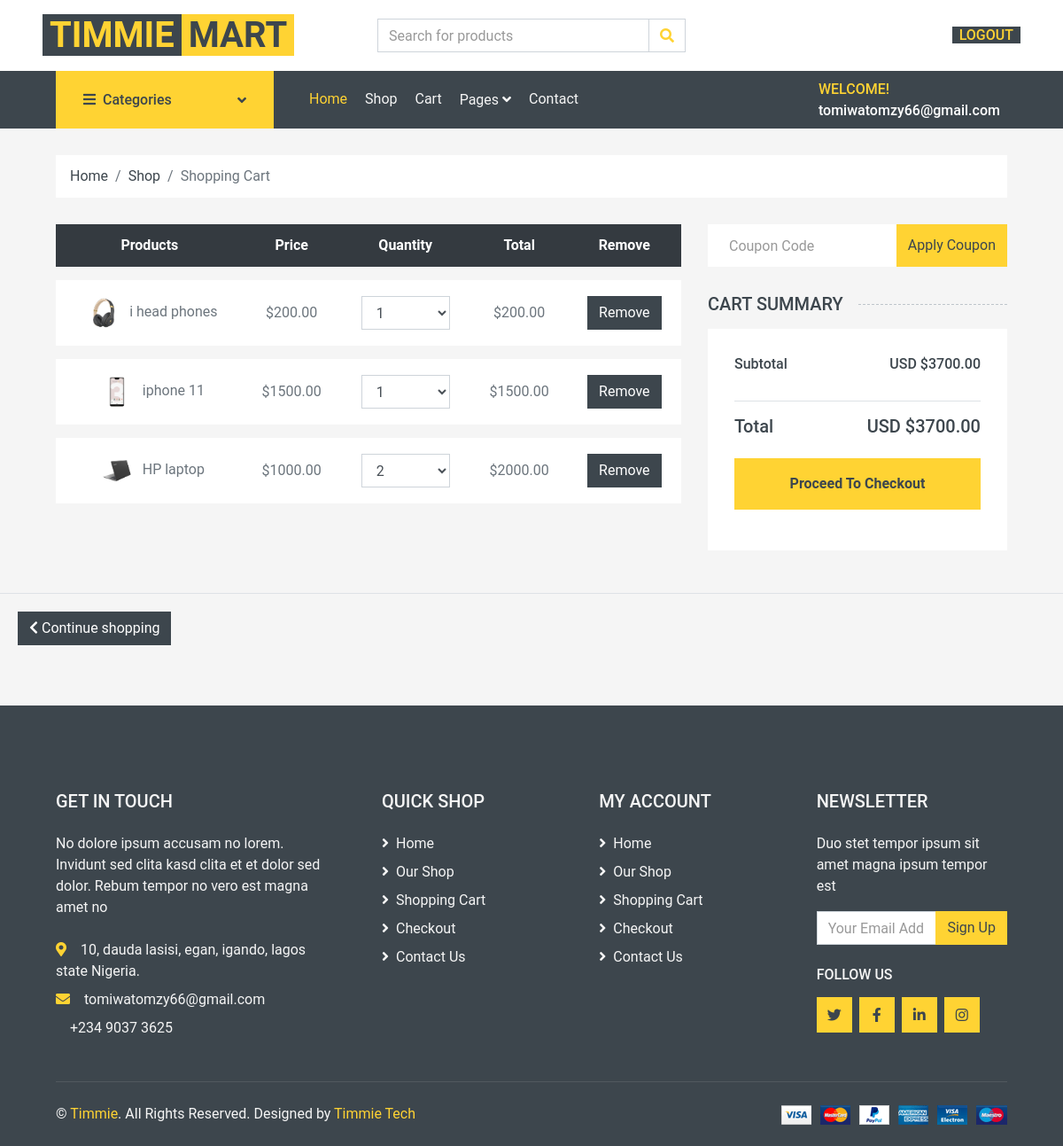
Screenshot of /accounts/cart/ (signed in) with the database file from the repository.
### accounts/models.py (models this page shows, shortened)
class CartItem(models.Model):
    user = models.ForeignKey(User,
                             on_delete=models.CASCADE)
    ordered = models.BooleanField(default=False)
    product = models.ForeignKey(Product, on_delete=models.CASCADE)
    quantity = models.IntegerField(default=1)
    def get_total_item_price(self):
        return self.quantity * self.product.price
    def get_final_price(self):
        return self.get_total_item_price()

class Cart(models.Model):
    user = models.ForeignKey(User, on_delete=models.CASCADE)
    items = models.ManyToManyField(CartItem)
    ordered = models.BooleanField(default=False)
    def get_total(self):
        total = 0
        for tom in self.items.all():
            total += tom.get_final_price()
        return total

### products/models.py (models this page shows, shortened)
class Product(BaseModel):
    product_name = models.CharField(max_length=100)
    slug = models.SlugField(unique=True, null = True, blank = True)
    category = models.ForeignKey(Category,  on_delete=models.CASCADE, related_name='products')
    price = models.IntegerField()
    discount_price = models.IntegerField(null= True, blank=True)
    product_description = models.TextField()
    color_variant = models.ManyToManyField(ColorVariant , blank=True)
    size_variant = models.ManyToManyField(SizeVariant , blank=True)
    featured =models.BooleanField(null= True, blank=True)
    recent_products =models.BooleanField(null= True, blank=True)
    special_offer =models.BooleanField(null= True, blank=True)
    active = models.BooleanField(default=True)

class ProductImage(BaseModel):
    product = models.ForeignKey(Product, on_delete=models.CASCADE, related_name='product_images')
    image = models.ImageField(upload_to='product')

### accounts/views.py (the view)
# urls.py: path('accounts/cart/', views.cart, name='cart'),
@login_required(login_url='login')
def cart(request):
    try:
            cart = Cart.objects.get(user=request.user, ordered=False)
            context = {
                 'object': cart
             }
            return render(request, 'cart.html', context)
    except ObjectDoesNotExist:
            messages.warning(request, "You do not have an active order")
            return redirect("/")

### templates/cart.html (shortened to what this page needs)
{% extends 'base.html' %}
{% block start %}
    <div class="container-fluid">
        <div class="row px-xl-5">
            <div class="col-12">
                <nav class="breadcrumb bg-light mb-30">
                    <a class="breadcrumb-item text-dark" href="/">Home</a>
                    <a class="breadcrumb-item text-dark" href="{% url 'shop'%}">Shop</a>
                    <span class="breadcrumb-item active">Shopping Cart</span>
                </nav>
            </div>
        </div>
    </div>
    <div class="container-fluid">
        <div class="row px-xl-5">
            <div class="col-lg-8 table-responsive mb-5">
                <table class="table table-light table-borderless table-hover text-center mb-0">
                    <thead class="thead-dark">
                        <tr>
                            <th>Products</th>
                            <th>Price</th>
                            <th>Quantity</th>
                            <th>Total</th>
                            <th>Remove</th>
                        </tr>
                    </thead>
                    <tbody class="align-middle">
                        {% for tom in object.items.all %}
                        <tr>
                            <td class="align-middle"><a class="h6 text-decoration-none text-truncate" href="{% url 'detail' tom.product.slug %}"><img src="/media/{{tom.product.product_images.first.image}}" alt="" style="width: 50px;"></a> {{tom.product.product_name}}</td>
                            <td class="align-middle">${{tom.product.price}}.00</td>
                            <td class="align-middle">
                                <div class="input-group quantity mx-auto" style="width: 100px;">
                                    <select class="form-control">
                                        <option>{{tom.quantity}}</option>
                                    </select>
                                </div>
                            </td>
                            <td class="align-middle">${{tom.get_total_item_price }}.00</td>
                            <td class="align-middle">  <a href="{% url 'remove_from_cart_item' tom.product.slug %}" class="btn btn-dark"> Remove</a></td>
                        </tr>
                        {% endfor %}
                    </tbody>
                </table>
            </div>
            <div class="col-lg-4">
                <form class="mb-30" action="">
                    <div class="input-group">
                        <input type="text" class="form-control border-0 p-4" placeholder="Coupon Code">
                        <div class="input-group-append">
                            <button class="btn btn-primary">Apply Coupon</button>
                        </div>
                    </div>
                </form>
                <h5 class="section-title position-relative text-uppercase mb-3"><span class="bg-secondary pr-3">Cart Summary</span></h5>
                <div class="bg-light p-30 mb-5">
                    <div class="border-bottom pb-2">
                        <div class="d-flex justify-content-between mb-3">
                            <h6>Subtotal</h6>
                            <h6>USD ${{object.get_total}}.00</h6>
                        </div>
                    </div>
                    <div class="pt-2">
                        <div class="d-flex justify-content-between mt-2">
                            <h5>Total</h5>
                            <h5>USD ${{object.get_total}}.00</h5>
                        </div>
                        <a href= "{% url 'checkout' %}"
                        <button class="btn btn-block btn-primary font-weight-bold my-3 py-3">Proceed To Checkout</button></a>
                    </div>
                </div>
            </div>
        </div>
    </div>
    <div class="card-body border-top">
        <a href="{% url 'shop' %}" class="btn btn-dark"> <i class="fa fa-chevron-left"></i> Continue shopping </a>
    </div>
{% endblock start %}

### templates/base.html (shortened to what this page needs)
<!DOCTYPE html>
<html lang="en">
<head>
    <link href="/media/https://cdnjs.cloudflare.com/ajax/libs/font-awesome/5.10.0/css/all.min.css" rel="stylesheet">
    <link href="/media/lib/animate/animate.min.css" rel="stylesheet">
    <link href="/media/lib/owlcarousel/assets/owl.carousel.min.css" rel="stylesheet">
    <link href="/media/css/style.css" rel="stylesheet">
</head>
<body>
        <div class="row align-items-center bg-light py-3 px-xl-5 d-none d-lg-flex">
            <div class="col-lg-4">
                <a href="" class="text-decoration-none">
                    <span class="h1 text-uppercase text-primary bg-dark px-2">Timmie</span>
                    <span class="h1 text-uppercase text-dark bg-primary px-2 ml-n1">Mart</span>
                </a>
            </div>
            <div class="col-lg-4 col-6 text-left">
                <form action="">
                    <div class="input-group">
                        <input type="text" class="form-control" placeholder="Search for products">
                        <div class="input-group-append">
                            <span class="input-group-text bg-transparent text-primary">
                                <i class="fa fa-search"></i>
                            </span>
                        </div>
                    </div>
                </form>
            </div>
            <div class="col-lg-4 col-6 text-right">
                {% if user.is_authenticated %}
		<a href="{% url 'logout' %}">
        <span class="h6 text-uppercase text-primary bg-dark px-2">Logout</span></a>
				{% endif %}
            </div>
        </div>
    <div class="container-fluid bg-dark mb-30">
        <div class="row px-xl-5">
            <div class="col-lg-3 d-none d-lg-block">
                <a class="btn d-flex align-items-center justify-content-between bg-primary w-100" data-toggle="collapse" href="#navbar-vertical" style="height: 65px; padding: 0 30px;">
                    <h6 class="text-dark m-0"><i class="fa fa-bars mr-2"></i>Categories</h6>
                    <i class="fa fa-angle-down text-dark"></i>
                </a>
            </div>
            <div class="col-lg-9">
                <nav class="navbar navbar-expand-lg bg-dark navbar-dark py-3 py-lg-0 px-0">
                    <div class="collapse navbar-collapse justify-content-between" id="navbarCollapse">
                        <div class="navbar-nav mr-auto py-0">
                            <a href="/" class="nav-item nav-link active">Home</a>
                            <a href="{% url 'shop'%}" class="nav-item nav-link">Shop</a>
                            <a href="{% url 'cart'%}" class="nav-item nav-link">Cart</a>
                            <div class="nav-item dropdown">
                                <a href="#" class="nav-link dropdown-toggle" data-toggle="dropdown">Pages <i class="fa fa-angle-down mt-1"></i></a>
                            </div>
                            <a href="contact.html" class="nav-item nav-link">Contact</a>
                        </div>
                        <div class="text">
                            {% if user.is_authenticated %}
							<span class="h6 text-uppercase text-primary bg-dark px-2">Welcome!</span>
							<div>
								<span class="h6 text-lowercase text-light bg-dark px-2"<b>{{user.username}}</b></span>
							</div>
                        {% endif %}
                    </div>
                </nav>
            </div>
        </div>
    </div>
    {% block start %}
    {% endblock %}
    <div class="container-fluid bg-dark text-secondary mt-5 pt-5">
        <div class="row px-xl-5 pt-5">
            <div class="col-lg-4 col-md-12 mb-5 pr-3 pr-xl-5">
                <h5 class="text-secondary text-uppercase mb-4">Get In Touch</h5>
                <p class="mb-4">No dolore ipsum accusam no lorem. Invidunt sed clita kasd clita et et dolor sed dolor. Rebum tempor no vero est magna amet no</p>
                <p class="mb-2"><i class="fa fa-map-marker-alt text-primary mr-3"></i>10, dauda lasisi, egan, igando, lagos state Nigeria.</p>
                <p class="mb-2"><i class="fa fa-envelope text-primary mr-3"></i>tomiwatomzy66@gmail.com</p>
                <p class="mb-0">+234 9037 3625</p>
            </div>
            <div class="col-lg-8 col-md-12">
                <div class="row">
                    <div class="col-md-4 mb-5">
                        <h5 class="text-secondary text-uppercase mb-4">Quick Shop</h5>
                        <div class="d-flex flex-column justify-content-start">
                            <a class="text-secondary mb-2" href="/"><i class="fa fa-angle-right mr-2"></i>Home</a>
                            <a class="text-secondary mb-2" href="{% url 'shop'%}"><i class="fa fa-angle-right mr-2"></i>Our Shop</a>
                            <a class="text-secondary mb-2" href="#"><i class="fa fa-angle-right mr-2"></i>Shopping Cart</a>
                            <a class="text-secondary mb-2" href="#"><i class="fa fa-angle-right mr-2"></i>Checkout</a>
                            <a class="text-secondary" href="#"><i class="fa fa-angle-right mr-2"></i>Contact Us</a>
                        </div>
                    </div>
                    <div class="col-md-4 mb-5">
                        <h5 class="text-secondary text-uppercase mb-4">My Account</h5>
                        <div class="d-flex flex-column justify-content-start">
                            <a class="text-secondary mb-2" href="/"><i class="fa fa-angle-right mr-2"></i>Home</a>
                            <a class="text-secondary mb-2" href="{% url 'shop'%}"><i class="fa fa-angle-right mr-2"></i>Our Shop</a>
                            <a class="text-secondary mb-2" href="#"><i class="fa fa-angle-right mr-2"></i>Shopping Cart</a>
                            <a class="text-secondary mb-2" href="#"><i class="fa fa-angle-right mr-2"></i>Checkout</a>
                            <a class="text-secondary" href="#"><i class="fa fa-angle-right mr-2"></i>Contact Us</a>
                        </div>
                    </div>
                    <div class="col-md-4 mb-5">
                        <h5 class="text-secondary text-uppercase mb-4">Newsletter</h5>
                        <p>Duo stet tempor ipsum sit amet magna ipsum tempor est</p>
                        <form action="">
                            <div class="input-group">
                                <input type="text" class="form-control" placeholder="Your Email Address">
                                <div class="input-group-append">
                                    <button class="btn btn-primary">Sign Up</button>
                                </div>
                            </div>
                        </form>
                        <h6 class="text-secondary text-uppercase mt-4 mb-3">Follow Us</h6>
                        <div class="d-flex">
                            <a class="btn btn-primary btn-square mr-2" href="#"><i class="fab fa-twitter"></i></a>
                            <a class="btn btn-primary btn-square mr-2" href="#"><i class="fab fa-facebook-f"></i></a>
                            <a class="btn btn-primary btn-square mr-2" href="#"><i class="fab fa-linkedin-in"></i></a>
                            <a class="btn btn-primary btn-square" href="#"><i class="fab fa-instagram"></i></a>
                        </div>
                    </div>
                </div>
            </div>
        </div>
        <div class="row border-top mx-xl-5 py-4" style="border-color: rgba(256, 256, 256, .1) !important;">
            <div class="col-md-6 px-xl-0">
                <p class="mb-md-0 text-center text-md-left text-secondary">
                    &copy; <a class="text-primary" href="#">Timmie</a>. All Rights Reserved. Designed
                    by
                    <a class="text-primary" href="#">Timmie Tech</a>
                </p>
            </div>
            <div class="col-md-6 px-xl-0 text-center text-md-right">
                <img class="img-fluid" src="/media/img/payments.png" alt="">
            </div>
        </div>
    </div>
</body>
</html>

### rows the page displays
CartItem: product.product_images.first.image (picture), product.product_name "i head phones", product.price "200", quantity "1", get_total_item_price "200"
CartItem: product.product_images.first.image (picture), product.product_name "iphone 11", product.price "1500", quantity "1", get_total_item_price "1500"
CartItem: product.product_images.first.image (picture), product.product_name "HP laptop", product.price "1000", quantity "2", get_total_item_price "2000"
Cart: get_total "3700"

### other values shown
{{ user.username }} "tomiwatomzy66@gmail.com"
